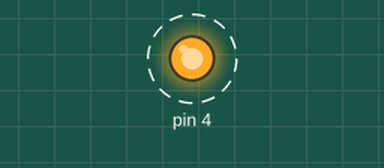
Simulated run of this sketch. Board: Arduino Uno, built with avr-gcc and run on an emulated ATmega328P. On the bench: output pins drawn as LEDs (lit = HIGH). Dashed ring = blinking. What the sketch prints to the serial monitor is not drawn.

Above: at 0.2 s.
Timing chart, 0 to 3.0 s (numbered marks = the images above):
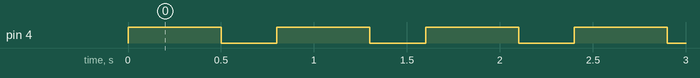

Measured:
- by itself, pin 4: alternates HIGH for 0.50 s and LOW for 0.30 s

The sketch:

blink.ino
```cpp
#include <Blink.h>

Blink blink(0,4);

void setup() {
  Serial.begin(9600);
  Serial.println("\nBlinkVersion 1.0 Sung Jae Lee");
}

void loop() {
  blink.on(500);
  blink.off(300);
}
```

Blink.cpp
```cpp
#include "Arduino.h"
#include "Blink.h"

Blink::Blink(int negpin, int pospin){
  pinMode(negpin, OUTPUT);
  digitalWrite(negpin, LOW);
  pinMode(pospin, OUTPUT);
  digitalWrite(pospin, LOW);
  _negpin=negpin;
  _pospin=pospin;
}

void Blink::on(int t){
  digitalWrite(_pospin, HIGH);
  delay(t);
  Serial.println("high");
}

void Blink::off(int t){
  digitalWrite(_pospin, LOW);
  delay(t);
  Serial.println("low");
}
```

Blink.h
```cpp
#include "Arduino.h"

class Blink{
  public:
    Blink(int negpin, int pospin);
    void on(int t);
    void off(int t);
  private:
    int _negpin;
    int _pospin;
};
```
